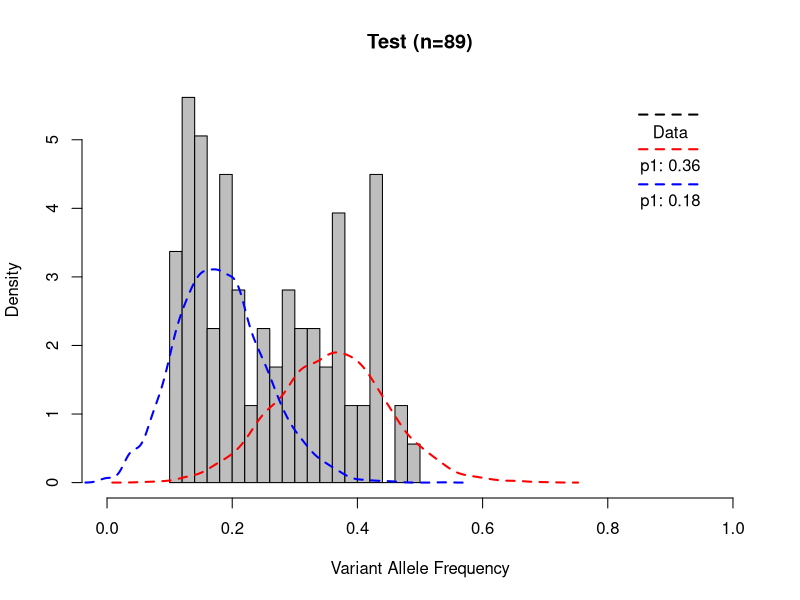

The R source for this figure:
#-------------------------------------------------
# Binomial mixture model using EM algorithm
# Can incorporate truncated binomial
# Tim Coorens - April 2018
#-------------------------------------------------

## Define the truncated binomial distribution
dbinomtrunc = function(x, size, prob, minx=4) {
  dbinom(x, size, prob) / pbinom(minx-0.1, size, prob, lower.tail=F)
}

#
estep = function(x,size,p.vector,prop.vector,ncomp, mode){
  ## p.vector = vector of probabilities for the individual components
  ## prop.vector = vector of proportions for the individual components
  ## ncomp = number of components
  p.mat_estep = matrix(0,ncol=ncomp,nrow=length(x))
  for (i in 1:ncomp){
    if(mode=="Truncated") p.mat_estep[,i]=prop.vector[i]*dbinomtrunc(x,size,prob=p.vector[i])
    if(mode=="Full") p.mat_estep[,i]=prop.vector[i]*dbinom(x,size,prob=p.vector[i])
  }
  norm = rowSums(p.mat_estep) ## normalise the probabilities
  p.mat_estep = p.mat_estep/norm
  LL = sum(log(norm)) ## log-likelihood
  
  ## classification of observations to specific components (too crude?)
  which_clust = rep(1,length(x))
  if(ncomp>1){
    which_clust = apply(p.mat_estep, 1, which.max)
  }
  
  list("posterior"=p.mat_estep,
       "LL"=LL,
       "Which_cluster"=which_clust)
}

## Maximisation step
mstep = function(x,size,e.step){
  # estimate proportions
  prop.vector_temp = colMeans(e.step$posterior)
  # estimate probabilities
  p.vector_temp = colSums(x/size*e.step$posterior) / colSums(e.step$posterior)
  
  list("prop"=prop.vector_temp,
       "p"=p.vector_temp)   
}

## EM algorithm
em.algo = function(x,size,prop.vector_inits,p.vector_inits,maxit=5000,tol=1e-6,nclust,binom_mode){
  ## prop.vector_inits =  initial values for the mixture proportions
  ## p.vector_inits =  initial values for the probabilities 
  
  # Initiate EM
  flag = 0
  e.step = estep(x,size,p.vector = p.vector_inits,prop.vector = prop.vector_inits,ncomp=nclust,mode=binom_mode)
  m.step = mstep(x,size,e.step)
  prop_cur = m.step[["prop"]]
  p_cur = m.step[["p"]]
  cur.LL = e.step[["LL"]]
  LL.vector = e.step[["LL"]]
  
  # Iterate between expectation and maximisation steps
  for (i in 2:maxit){
    e.step = estep(x,size,p.vector = p_cur,prop.vector = prop_cur,ncomp=nclust,mode=binom_mode)
    m.step = mstep(x,size,e.step)
    prop_new = m.step[["prop"]]
    p_new = m.step[["p"]]
    
    LL.vector = c(LL.vector,e.step[["LL"]])
    LL.diff = abs((cur.LL - e.step[["LL"]]))
    which_clust = e.step[["Which_cluster"]]
    # Stop iteration if the difference between the current and new log-likelihood is less than a tolerance level
    if(LL.diff < tol){ flag = 1; break}
    
    # Otherwise continue iteration
    prop_cur = prop_new; p_cur = p_new; cur.LL = e.step[["LL"]]
    
  }
  if(!flag) warning("Didn’t converge\n")
  
  BIC = log(length(x))*nclust*2-2*cur.LL
  AIC = 4*nclust-2*cur.LL
  list("LL"=LL.vector,
       "prop"=prop_cur,
       "p"=p_cur,
       "BIC"=BIC,
       "AIC"=AIC,
       "n"=nclust,
       "Which_cluster"=which_clust)
}

binom_mix = function(x,size,nrange=1:3,criterion="BIC",maxit=5000,tol=1e-6, mode="Full"){
  ## Perform the EM algorithm for different numbers of components
  ## Select best fit using the Bayesian Information Criterion (BIC) 
  ## or the Akaike information criterion (AIC)
  i=1
  results = list()
  BIC_vec = c()
  AIC_vec = c()
  
  for (n in nrange){
    ## Initialise EM algorithm with values from kmeans clustering
    init = kmeans(x/size,n)
    prop_init = init$size/length(x)
    p_init = init$centers
    
    results[[i]] = em.algo(x,size,prop.vector_inits = prop_init,p.vector_inits=p_init,nclust=n,maxit,tol,binom_mode=mode)
    BIC_vec = c(BIC_vec,results[[i]]$BIC)
    AIC_vec = c(AIC_vec,results[[i]]$AIC)
    i=i+1
  }
  if (criterion=="BIC"){
    results[[which.min(BIC_vec)]]$BIC_vec=BIC_vec
    return(results[[which.min(BIC_vec)]])
  }
  if (criterion=="AIC"){
    return(results[[which.min(AIC_vec)]])
  }
}



n1 = 100; p1 = 0.1
n2 = 50; p2 = 0.35
depth=30

NR=rpois(n=n1+n2,lambda=depth)
NV=rep(0,n1+n2)
for (n in 1:n1) NV[n]=rbinom(n=1,prob=p1,size=NR[n])
for (n in (n1+1):(n1+n2)) NV[n]=rbinom(1,prob=p2,size=NR[n])
NR=NR[NV>3]
NV=NV[NV>3]

Mode="Full" #or set to "Full"
if (Mode=='Truncated'){
  NR=NR[NV>3]
  NV=NV[NV>3]
}

res = binom_mix(NV,NR,mode=Mode)

p=hist(NV/NR,breaks=20,xlim=c(0,1),col='gray',freq=F,xlab="Variant Allele Frequency",
       main=paste0("Test (n=",length(NV),")"))
cols=c("red","blue","green","magenta","cyan")

y_coord=max(p$density)-0.5
y_intv=y_coord/5
text(y=y_coord,x=0.9,label='Data')
segments(lwd=2,lty='dashed',col='black',y0=y_coord+0.25,x0=0.85,x1=0.95)

for (i in 1:res$n){
  depth=rpois(n=5000,lambda=median(NR))
  sim_NV=unlist(lapply(depth,rbinom,n=1,prob=res$p[i]))
  sim_VAF=sim_NV/depth
  if (Mode=="Truncated") sim_VAF=sim_VAF[sim_NV>3]
  dens=density(sim_VAF)
  lines(x=dens$x,y=res$prop[i]*dens$y,lwd=2,lty='dashed',col=cols[i])
  y_coord=y_coord-y_intv/2
  text(y=y_coord,x=0.9,label=paste0("p1: ",round(res$p[i],digits=2)))
  segments(lwd=2,lty='dashed',col=cols[i],y0=y_coord+y_intv/4,x0=0.85,x1=0.95)
}

